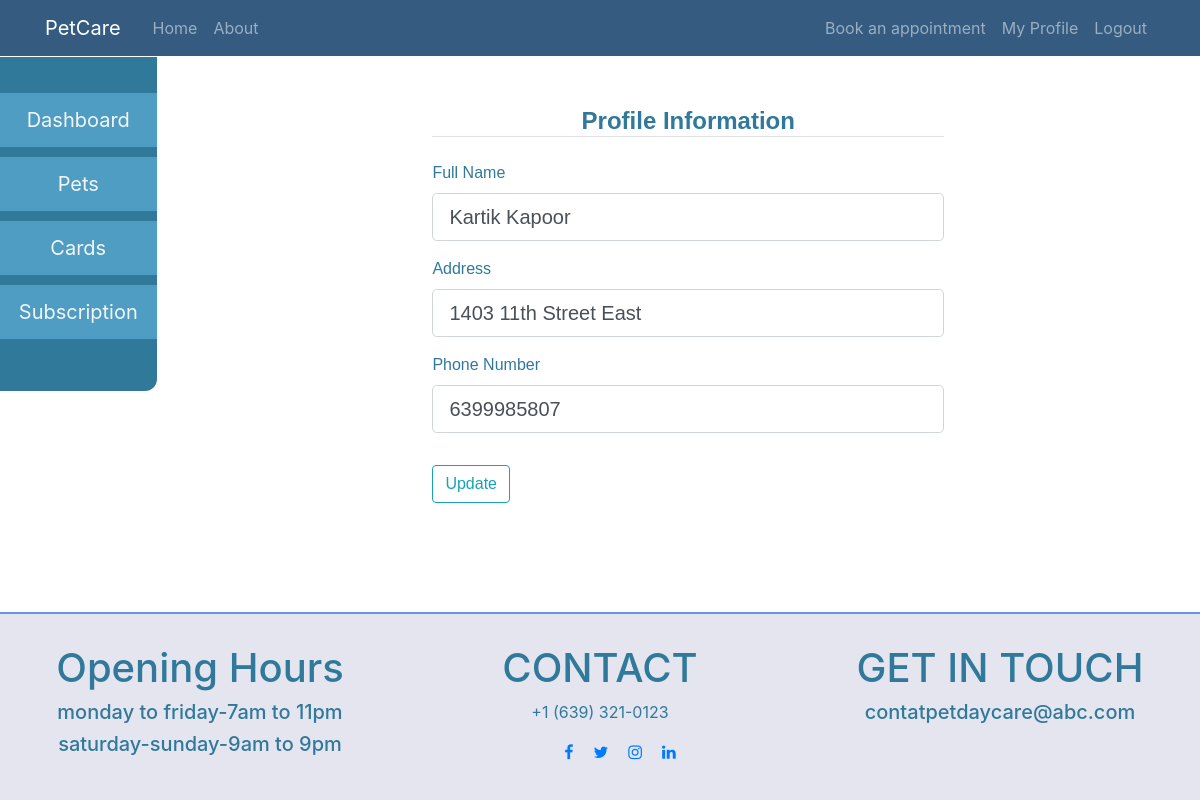
The app's page /profile/dashboard (signed in) with its own data.
### app/models.py (models this page shows, shortened)
class User(db.Model, UserMixin):
    id = db.Column(db.Integer, primary_key=True, autoincrement=True)
    password = db.Column(db.String(60), nullable=False)
    email = db.Column(db.String(120), unique=True, nullable=False)
    phone = db.Column(db.Integer, nullable=False)
    full_name = db.Column(db.String(20), nullable=False)
    address = db.Column(db.String(60), nullable=False)
    status = db.Column(db.String(10), nullable=False)
    customer = db.relationship('Customer', backref='user', uselist=False)
    employee = db.relationship('Employee', backref='user', uselist=False)
    manager = db.relationship('Manager', backref='user', uselist=False)
    def get_name(self):
        return self.full_name
    def get_address(self):
        return self.address
    def get_user(self):
        if self.status == "Customer":
            return self.customer
        elif self.status == "Employee":
            return self.employee
        else:
            return self.manager

### app/profile_routes.py (the view)
@profile_bp.route("/", methods=['GET', 'POST'])
@profile_bp.route("/dashboard", methods=['GET', 'POST'])
@login_required
def dashboard():
    form = UserUpdateForm()
    return render_template("profile/dashboard.html", form=form, user=current_user)

### app/forms.py (shortened to what this page needs)
class UserUpdateForm(FlaskForm):
    full_name = StringField('Full Name',
                            validators=[DataRequired(), Length(min=2, max=20)])
    address = StringField('Address',
                          validators=[DataRequired()])
    phone = StringField('Phone Number', validators=[DataRequired()])
    submit = SubmitField('Update')

### app/login_routes.py (called while the page is built)
@login_manager.user_loader
def load_user(user_id):
    if user_id is not None:
        user = User.query.get(user_id)
        if user is not None:
            return user.get_user()
        else:
            print("User not found")
    return None

### app/models.py (called while the page is built)
    def get_name(self):
        return self.user.get_name()

    def get_phone(self):
        return self.user.phone

    def get_address(self):
        return self.user.get_address()

### app/templates/profile/dashboard.html (shortened to what this page needs)
{% extends "profile_layout.html" %}
{% block main_profile %}
<div id="contentdetails" class="content-section">
        <form method="POST" id="update-user-form" action="/profile/updateuser">
            <fieldset class="form-group">
                <h2><legend class="border-bottom mb-4">Profile Information</legend></h2>
                <div class="form-group">
                    {{ form.full_name.label(class="form-control-label") }}
                    {% if form.full_name.errors %}
                        {{ form.full_name(class="form-control form-control-lg is-invalid") }}
                        <div class="invalid-feedback">
                            {% for error in form.full_name.errors %}
                                <span>{{ error }}</span>
                            {% endfor %}
                        </div>
                    {% else %}
                        {{ form.full_name(class="form-control form-control-lg",value=user.get_name()) }}
                    {% endif %}
                </div>
                <div class="form-group">
                    {{ form.address.label(class="form-control-label") }}
                    {% if form.address.errors %}
                        {{ form.address(class="form-control form-control-lg is-invalid") }}
                        <div class="invalid-feedback">
                            {% for error in form.address.errors %}
                                <span>{{ error }}</span>
                            {% endfor %}
                        </div>
                    {% else %}
                        {{ form.address(class="form-control form-control-lg",value=user.get_address()) }}
                    {% endif %}
                </div>
                <div class="form-group">
                    {{ form.phone.label(class="form-control-label") }}
                    {% if form.phone.errors %}
                        {{ form.phone(class="form-control form-control-lg is-invalid") }}
                        <div class="invalid-feedback">
                            {% for error in form.phone.errors %}
                                <span>{{ error }}</span>
                            {% endfor %}
                        </div>
                    {% else %}
                        {{ form.phone(class="form-control form-control-lg",value=user.get_phone()) }}
                    {% endif %}
                </div>
            </fieldset>
            <div class="form-group">
                {{ form.submit(class="btn btn-outline-info") }}
            </div>
        </form>
    </div>
{% endblock %}

### app/static/css/main.css (style rules this page uses)
body,html { width: 100%; height: 100%; }
body { display: flex; flex-direction: column; }

### app/static/css/profile/profile_main.css (style rules this page uses)
body,main,html { height: 100%; }

### app/static/css/subscription/subscription.css (style rules this page uses)
h2 { color: #30799B; font-weight: bold; }

### app/static/css/pets/pets.css (style rules this page uses)
h2 { color: #30799B; text-align: center; }

### app/static/css/dashboard/dashboard.css (style rules this page uses)
#contentdetails { display: flex; justify-content: center; margin: auto; font-family: Arial, Helvetica, sans-serif; color: #30799B; }
#contentdetails form { width: 50%; }
h2 { font-weight: bold; color: #30799B; }

### app/static/css/addpets/addpets.css (style rules this page uses)
h2 { color: #30799B; }

### records on screen
User: full_name "Kartik Kapoor", address "1403 11th Street East", phone "6399985807"
